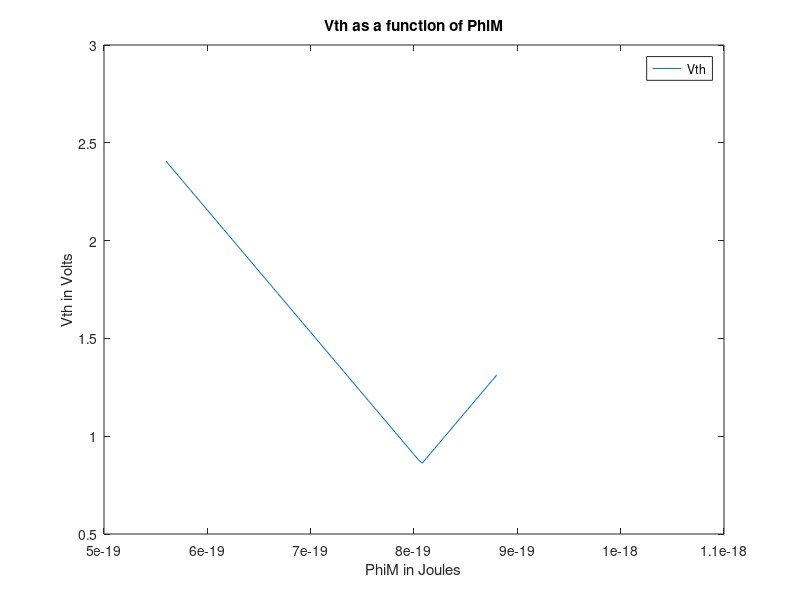

Write the MATLAB code that produced this figure.
m = 9.1.*10.^(-31);
k = 1.38.*10.^(-23);
T = 300;
h = (6.62.*10.^(-34));
Eg = 1.868.*10.^(-19)-(7.578.*10.^(-23).*T.^2)./(636+T)
Na = 10.^(23)
e0 = 8.854.*10.^(-12);
Ks = 11.7;
x = 6.49.*10.^(-19);
q = 1.6.*10.^(-19);
tox = 1.*10.^(-9);
sNcNv = 2.*((2.*pi.*k.*T./(h.^2)).^1.5).*((1.1.*m.*.5.*m).^(3./4))
ni = sNcNv.*exp(-Eg/(2.*k.*T))
PhiF = (k.*T).*log(Na./ni)
PhiS = abs(x+(Eg./2)+PhiF)
PhiM = (3.5.*1.6.*10.^(-19)):(.025*1.6.*10.^(-19)):(5.5.*1.6.*10.^(-19));
Vth = (abs(PhiM-PhiS)./q)+2.*PhiF./q+sqrt(4.*q.*tox.*Na.*PhiF./(Ks.*e0));
plot(PhiM,Vth)
xlabel('PhiM in Joules')
ylabel('Vth in Volts')
title('Vth as a function of PhiM')
legend('Vth')
